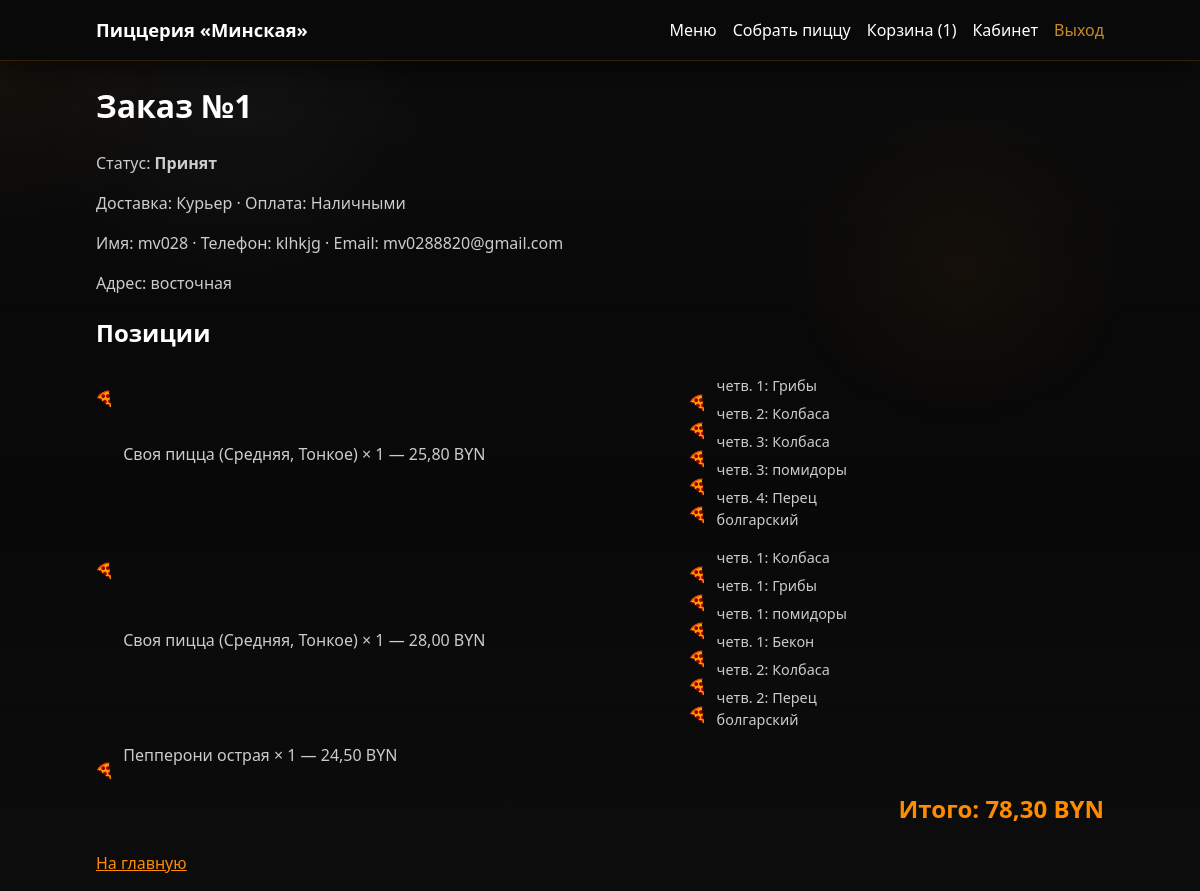
Page /orders/1/ (signed in) on the committed database.
### shop/models.py (models this page shows, shortened)
class Order(models.Model):
    class Status(models.TextChoices):
        ACCEPTED = "accepted", "Принят"
        COOKING = "cooking", "Готовится"
        DELIVERING = "delivering", "В доставке"
        DELIVERED = "delivered", "Доставлен"
        CANCELLED = "cancelled", "Отменён"
    class DeliveryType(models.TextChoices):
        COURIER = "courier", "Курьер"
        PICKUP = "pickup", "Самовывоз"
    class PaymentType(models.TextChoices):
        ONLINE = "online", "Онлайн"
        CASH = "cash", "Наличными"
        CARD = "card", "Картой при получении"
    user = models.ForeignKey(
        settings.AUTH_USER_MODEL, on_delete=models.SET_NULL, null=True, blank=True, related_name="orders"
    )
    status = models.CharField(
        "Статус заказа", max_length=20, choices=Status.choices, default=Status.ACCEPTED
    )
    delivery_type = models.CharField("Доставка", max_length=16, choices=DeliveryType.choices)
    payment_type = models.CharField("Оплата", max_length=16, choices=PaymentType.choices)
    customer_name = models.CharField("Имя", max_length=120)
    phone = models.CharField("Телефон", max_length=20)
    email = models.EmailField("Email", blank=True)
    address = models.CharField("Адрес", max_length=255, blank=True)
    comment = models.TextField("Комментарий", blank=True)
    total = models.DecimalField("Сумма (BYN)", max_digits=10, decimal_places=2)
    estimated_delivery_at = models.DateTimeField("Ориентировочное время доставки", null=True, blank=True)
    created_at = models.DateTimeField(auto_now_add=True)
    updated_at = models.DateTimeField(auto_now=True)
    class Meta:
        verbose_name = "Заказ"
        verbose_name_plural = "Заказы"
        ordering = ["-created_at"]

class OrderItem(models.Model):
    order = models.ForeignKey(Order, on_delete=models.CASCADE, related_name="items")
    product = models.ForeignKey(Product, on_delete=models.SET_NULL, null=True, blank=True)
    custom_pizza = models.OneToOneField(
        CustomPizza, on_delete=models.SET_NULL, null=True, blank=True, related_name="order_item"
    )
    title = models.CharField("Название позиции", max_length=200)
    quantity = models.PositiveIntegerField(default=1)
    unit_price = models.DecimalField(max_digits=10, decimal_places=2)
    line_total = models.DecimalField(max_digits=10, decimal_places=2)
    class Meta:
        verbose_name = "Позиция заказа"
        verbose_name_plural = "Позиции заказов"

class CustomPizzaTopping(models.Model):
    pizza = models.ForeignKey(CustomPizza, on_delete=models.CASCADE, related_name="toppings")
    quarter = models.PositiveSmallIntegerField(
        "Четверть (1–4)", validators=[MinValueValidator(1), MaxValueValidator(4)]
    )
    ingredient = models.ForeignKey(Ingredient, on_delete=models.PROTECT)
    class Meta:
        verbose_name = "Топпинг на четверти"
        verbose_name_plural = "Топпинги"
        constraints = [
            models.UniqueConstraint(fields=["pizza", "quarter", "ingredient"], name="uniq_quarter_ingredient")
        ]

class Ingredient(models.Model):
    name = models.CharField("Название", max_length=128)
    slug = models.SlugField(unique=True)
    price_extra = models.DecimalField(
        "Доплата в конструкторе (BYN)", max_digits=8, decimal_places=2, default=Decimal("1.50")
    )
    image = models.ImageField("Картинка для куска", upload_to="ingredients/", blank=True)
    class Meta:
        verbose_name = "Ингредиент"
        verbose_name_plural = "Ингредиенты"
        ordering = ["name"]

### shop/views.py (the view)
# urls.py: path("orders/<int:pk>/", views.order_detail, name="order_detail"),
def order_detail(request, pk):
    order = get_object_or_404(Order, pk=pk)
    allowed = False
    if request.user.is_authenticated:
        allowed = order.user_id == request.user.id or request.user.is_staff
    elif request.session.get("last_order_id") == order.pk:
        allowed = True
    if not allowed:
        raise Http404()
    return render(request, "shop/order_detail.html", {"order": order})

### shop/context_processors.py (called while the page is built)
def cart_summary(request):
    cart = get_cart(request)
    return {"cart_count": cart.items_count(), "cart_total": cart.total()}

### shop/models.py (called while the page is built)
    def total(self) -> Decimal:
        agg = self.items.aggregate(s=Sum("line_total"))
        return agg["s"] or Decimal("0")

    def items_count(self) -> int:
        return self.items.aggregate(s=Sum("quantity"))["s"] or 0

### shop/utils.py (called while the page is built)
def get_cart(request):
    if request.user.is_authenticated:
        cart, _ = Cart.objects.get_or_create(user=request.user, defaults={"session_key": ""})
        return cart
    key = _session_key(request)
    cart, _ = Cart.objects.get_or_create(user=None, session_key=key, defaults={})
    return cart

### templates/shop/order_detail.html (shortened to what this page needs)
{% extends "base.html" %}
{% block content %}
<h1>Заказ №{{ order.id }}</h1>
<p>Статус: <strong>{{ order.get_status_display }}</strong></p>
<p>Доставка: {{ order.get_delivery_type_display }} · Оплата: {{ order.get_payment_type_display }}</p>
<p>Имя: {{ order.customer_name }} · Телефон: {{ order.phone }}{% if order.email %} · Email: {{ order.email }}{% endif %}</p>
{% if order.address %}<p>Адрес: {{ order.address }}</p>{% endif %}
<h2>Позиции</h2>
<ul class="pizza-bullets">
  {% for line in order.items.all %}
    <li>
      {{ line.title }} × {{ line.quantity }} — {{ line.line_total|floatformat:2 }} BYN
      {% if line.custom_pizza %}
        <ul class="mini-list">
          {% for t in line.custom_pizza.toppings.all %}
            <li>четв. {{ t.quarter }}: {{ t.ingredient.name }}</li>
          {% endfor %}
        </ul>
      {% endif %}
    </li>
  {% endfor %}
</ul>
<p class="total-line">Итого: <strong>{{ order.total|floatformat:2 }} BYN</strong></p>
<p><a href="{% url 'shop:home' %}">На главную</a></p>
{% endblock %}

### shop/static/shop/css/main.css (style rules this page uses)
:root { --olive: #7a8f4a; --green-dark: #2c4034; --beige: #f0e8dc; --burgundy: #5a2630; --cream: #faf7f2; --gray-slice: #c4c4c4; --text: #2a2520; }
* { box-sizing: border-box; }
body { margin: 0; font-family: "Segoe UI", Tahoma, Arial, sans-serif; background: var(--cream); color: var(--text); line-height: 1.5; background-image: url('./img/bg_listwa.png'); background-size: cover; background-repeat: no-repeat; background-attachment: fixed; background-position: center; }
a { color: var(--burgundy); }
.total-line { font-size: 1.1rem; }
.mini-list { list-style: none; margin: 0.25rem 0 0; padding-left: 0; font-size: 0.9rem; }
.mini-list li { position: relative; padding-left: 1.4rem; margin-bottom: 0.25rem; }
.mini-list li::before { content: ""; position: absolute; left: 0; top: 0.1rem; width: 14px; height: 14px; background-image: url("./img/pizza-bullet.png"); background-repeat: no-repeat; background-size: 14px 14px; }
.pizza-bullets { list-style: none; padding-left: 0; }
.pizza-bullets li { position: relative; padding-left: 1.7rem; margin-bottom: 0.4rem; display: flex; width: 80%; justify-content: space-between; align-items: center; }
.pizza-bullets li::before { content: ""; position: absolute; left: 0; top: 1.15rem; width: 18px; height: 18px; background-image: url("./img/pizza-bullet.png"); background-repeat: no-repeat; background-size: 18px 18px; }
:root { --bg-page: #0A0A0A; --bg-surface: #1A1A1A; --bg-surface-2: #222222; --text-main: #FFFFFF; --text-muted: #CCCCCC; --accent: #FF8C00; --accent-dark: #CC5500; --success: #2E7D32; --success-strong: #388E3C; --neutral: #444444; --border-glow: rgba(255, 140, 0, 0.35); }
body { background: radial-gradient(circle at top left, rgba(255, 140, 0, 0.06), transparent 15%), linear-gradient(180deg, #0A0A0A 0%, #090909 55%, #0F0F0F 100%); color: var(--text-main); min-height: 100vh; background-attachment: fixed; }
body::before { content: ""; position: fixed; inset: 0; pointer-events: none; background-image: radial-gradient(circle at 20% 10%, rgba(255, 255, 255, 0.04), transparent 16%), radial-gradient(circle at 80% 30%, rgba(255, 140, 0, 0.06), transparent 15%), linear-gradient(180deg, rgba(255,255,255,0.02), transparent 50%, rgba(0,0,0,0.2)); opacity: 0.75; z-index: -1; }
a { color: var(--accent); }
h1, h2, h3, h4, h5 { color: var(--text-main); }
p, label, select, input, textarea, th, td, li { color: var(--text-muted); }
.total-line { font-size: 1.5rem; color: var(--accent); font-weight: 800; text-align: right; }

### rows in the picture
Order: id "1", status "Принят", delivery_type "Курьер", payment_type "Наличными", customer_name "mv028", phone "klhkjg", email "mv0288820@gmail.com", address "восточная", total "78,30"
OrderItem: title "Своя пицца (Средняя, Тонкое)", quantity "1", line_total "25,80"
CustomPizzaTopping: quarter "1", ingredient.name "Грибы"
CustomPizzaTopping: quarter "2", ingredient.name "Колбаса"
CustomPizzaTopping: quarter "3", ingredient.name "Колбаса"
CustomPizzaTopping: quarter "3", ingredient.name "помидоры"
CustomPizzaTopping: quarter "4", ingredient.name "Перец болгарский"
OrderItem: title "Своя пицца (Средняя, Тонкое)", quantity "1", line_total "28,00"
CustomPizzaTopping: quarter "1", ingredient.name "Колбаса"
CustomPizzaTopping: quarter "1", ingredient.name "Грибы"
CustomPizzaTopping: quarter "1", ingredient.name "помидоры"
CustomPizzaTopping: quarter "1", ingredient.name "Бекон"
CustomPizzaTopping: quarter "2", ingredient.name "Колбаса"
CustomPizzaTopping: quarter "2", ingredient.name "Перец болгарский"
OrderItem: title "Пепперони острая", quantity "1", line_total "24,50"

### other values in the picture
{{ cart_count }} "1"
